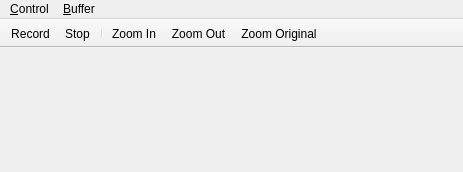
<?xml version="1.0" encoding="UTF-8"?>
<ui version="4.0">
 <class>RecWindow</class>
 <widget class="QMainWindow" name="RecWindow">
  <property name="geometry">
   <rect>
    <x>0</x>
    <y>0</y>
    <width>463</width>
    <height>172</height>
   </rect>
  </property>
  <property name="windowTitle">
   <string>Boing Recorder</string>
  </property>
  <widget class="QWidget" name="centralwidget">
   <layout class="QVBoxLayout" name="verticalLayout">
    <property name="spacing">
     <number>-1</number>
    </property>
    <property name="margin">
     <number>4</number>
    </property>
   </layout>
  </widget>
  <widget class="QMenuBar" name="menubar">
   <property name="geometry">
    <rect>
     <x>0</x>
     <y>0</y>
     <width>463</width>
     <height>20</height>
    </rect>
   </property>
   <widget class="QMenu" name="controlmenu">
    <property name="title">
     <string>&amp;Control</string>
    </property>
    <addaction name="record"/>
    <addaction name="stop_"/>
    <addaction name="toggle_"/>
    <addaction name="separator"/>
    <addaction name="close_"/>
    <addaction name="quit"/>
   </widget>
   <widget class="QMenu" name="buffermenu">
    <property name="title">
     <string>&amp;Buffer</string>
    </property>
    <addaction name="selectall"/>
    <addaction name="clearselection"/>
    <addaction name="separator"/>
    <addaction name="saveas"/>
    <addaction name="separator"/>
    <addaction name="playto"/>
    <addaction name="playtouri"/>
    <addaction name="keepalive"/>
    <addaction name="separator"/>
    <addaction name="zoomin"/>
    <addaction name="zoomout"/>
    <addaction name="zoomoriginal"/>
    <addaction name="separator"/>
    <addaction name="clear"/>
   </widget>
   <addaction name="controlmenu"/>
   <addaction name="buffermenu"/>
  </widget>
  <widget class="QToolBar" name="toolBar">
   <property name="windowTitle">
    <string>toolBar</string>
   </property>
   <property name="movable">
    <bool>false</bool>
   </property>
   <property name="floatable">
    <bool>false</bool>
   </property>
   <attribute name="toolBarArea">
    <enum>TopToolBarArea</enum>
   </attribute>
   <attribute name="toolBarBreak">
    <bool>false</bool>
   </attribute>
   <addaction name="recordtool"/>
   <addaction name="stoptool"/>
   <addaction name="separator"/>
   <addaction name="zoomintool"/>
   <addaction name="zoomouttool"/>
   <addaction name="zoomoriginaltool"/>
  </widget>
  <action name="close_">
   <property name="text">
    <string>Close &amp;Widget</string>
   </property>
   <property name="shortcut">
    <string>Ctrl+W</string>
   </property>
  </action>
  <action name="quit">
   <property name="text">
    <string>&amp;Quit Boing</string>
   </property>
   <property name="shortcut">
    <string>Ctrl+Q</string>
   </property>
  </action>
  <action name="saveas">
   <property name="text">
    <string>&amp;Save as...</string>
   </property>
   <property name="shortcut">
    <string>Ctrl+S</string>
   </property>
  </action>
  <action name="toggle_">
   <property name="checkable">
    <bool>false</bool>
   </property>
   <property name="enabled">
    <bool>true</bool>
   </property>
   <property name="text">
    <string>&amp;Toggle Record/Stop</string>
   </property>
   <property name="shortcut">
    <string>Space</string>
   </property>
  </action>
  <action name="clear">
   <property name="text">
    <string>&amp;Clear buffer</string>
   </property>
   <property name="shortcut">
    <string>Ctrl+C</string>
   </property>
  </action>
  <action name="selectall">
   <property name="text">
    <string>Select &amp;All</string>
   </property>
   <property name="shortcut">
    <string>Ctrl+A</string>
   </property>
  </action>
  <action name="clearselection">
   <property name="text">
    <string>Cl&amp;ear Selection</string>
   </property>
   <property name="shortcut">
    <string>Esc</string>
   </property>
  </action>
  <action name="playto">
   <property name="text">
    <string>&amp;Play to</string>
   </property>
  </action>
  <action name="playtouri">
   <property name="text">
    <string>Play to &amp;URI...</string>
   </property>
   <property name="shortcut">
    <string>Ctrl+U</string>
   </property>
  </action>
  <action name="recordtool">
   <property name="text">
    <string>Record</string>
   </property>
   <property name="toolTip">
    <string>Record</string>
   </property>
  </action>
  <action name="stoptool">
   <property name="text">
    <string>Stop</string>
   </property>
   <property name="toolTip">
    <string>Stop</string>
   </property>
  </action>
  <action name="record">
   <property name="text">
    <string>&amp;Record</string>
   </property>
   <property name="shortcut">
    <string>Ctrl+R</string>
   </property>
  </action>
  <action name="stop_">
   <property name="text">
    <string>&amp;Stop</string>
   </property>
   <property name="shortcut">
    <string>Ctrl+X</string>
   </property>
  </action>
  <action name="zoomin">
   <property name="text">
    <string>Zoom &amp;In</string>
   </property>
   <property name="shortcut">
    <string>Ctrl++</string>
   </property>
  </action>
  <action name="zoomout">
   <property name="text">
    <string>Zoom &amp;Out</string>
   </property>
   <property name="shortcut">
    <string>Ctrl+-</string>
   </property>
  </action>
  <action name="zoomoriginal">
   <property name="text">
    <string>Zoom Ori&amp;ginal</string>
   </property>
   <property name="shortcut">
    <string>Ctrl+=</string>
   </property>
  </action>
  <action name="zoomintool">
   <property name="text">
    <string>Zoom In</string>
   </property>
  </action>
  <action name="zoomouttool">
   <property name="text">
    <string>Zoom Out</string>
   </property>
  </action>
  <action name="zoomoriginaltool">
   <property name="text">
    <string>Zoom Original</string>
   </property>
  </action>
  <action name="keepalive">
   <property name="checkable">
    <bool>true</bool>
   </property>
   <property name="text">
    <string>&amp;Keep targets alive</string>
   </property>
   <property name="shortcut">
    <string>Ctrl+K</string>
   </property>
  </action>
 </widget>
 <resources/>
 <connections>
  <connection>
   <sender>close_</sender>
   <signal>triggered()</signal>
   <receiver>RecWindow</receiver>
   <slot>close()</slot>
   <hints>
    <hint type="sourcelabel">
     <x>-1</x>
     <y>-1</y>
    </hint>
    <hint type="destinationlabel">
     <x>210</x>
     <y>52</y>
    </hint>
   </hints>
  </connection>
 </connections>
</ui>
